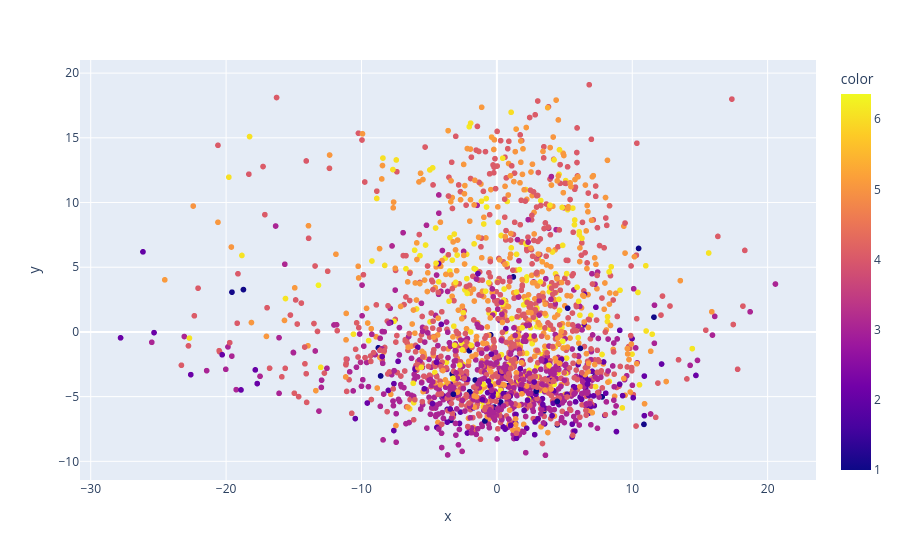
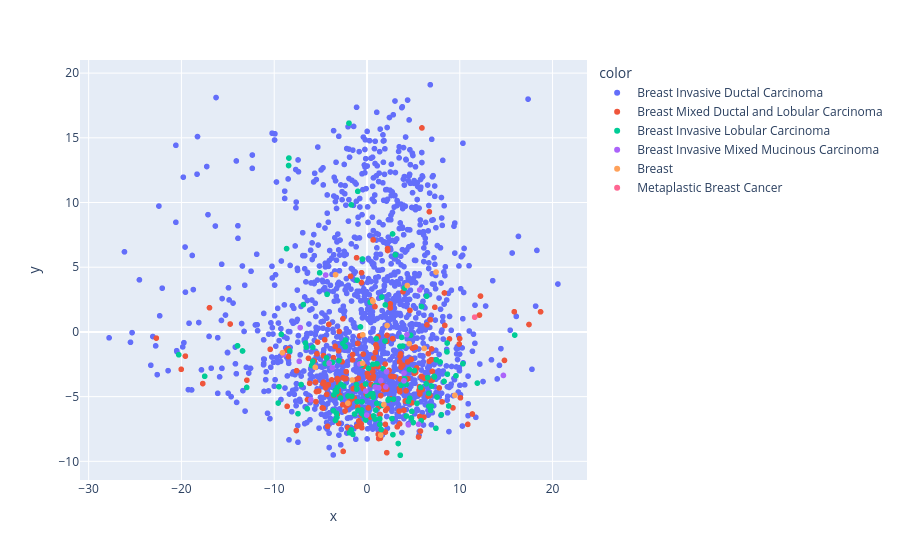

The notebook cell saved with these charts, in order:
### Code cell
fig = px.scatter(x=pca_mRNA_zscores[:, 0], y=pca_mRNA_zscores[:, 1], color=df["nottingham_prognostic_index"])
fig_standard_pca = px.scatter(x=pca_standard_mRNA_zscores[:, 0], y=pca_standard_mRNA_zscores[:, 1], color=df["cancer_type_detailed"])
fig.show()
fig_standard_pca.show()

### Figure 1 — Plotly figure (JSON) as saved in the notebook; plotly's stock layout.template omitted (floating-point values rounded to 4 significant figures; data arrays with more than 128 entries replaced by an {"elided": "..."} marker saying what was removed)
{"data": [{"hovertemplate": "x=%{x}<br>y=%{y}<br>color=%{marker.color}<extra></extra>", "legendgroup": "", "marker": {"color": {"elided": "1904 float values"}, "coloraxis": "coloraxis", "symbol": "circle"}, "mode": "markers", "name": "", "showlegend": false, "type": "scattergl", "x": {"elided": "1904 float values"}, "xaxis": "x", "y": {"elided": "1904 float values"}, "yaxis": "y"}], "layout": {"coloraxis": {"colorbar": {"title": {"text": "color"}}, "colorscale": [[0, "#0d0887"], [0.1111, "#46039f"], [0.2222, "#7201a8"], [0.3333, "#9c179e"], [0.4444, "#bd3786"], [0.5556, "#d8576b"], [0.6667, "#ed7953"], [0.7778, "#fb9f3a"], [0.8889, "#fdca26"], [1, "#f0f921"]]}, "legend": {"tracegroupgap": 0}, "margin": {"t": 60}, "xaxis": {"anchor": "y", "domain": [0, 1], "title": {"text": "x"}}, "yaxis": {"anchor": "x", "domain": [0, 1], "title": {"text": "y"}}}}

### Figure 2 — Plotly figure (JSON) as saved in the notebook; plotly's stock layout.template omitted (floating-point values rounded to 4 significant figures; data arrays with more than 128 entries replaced by an {"elided": "..."} marker saying what was removed)
{"data": [{"hovertemplate": "color=Breast Invasive Ductal Carcinoma<br>x=%{x}<br>y=%{y}<extra></extra>", "legendgroup": "Breast Invasive Ductal Carcinoma", "marker": {"color": "#636efa", "symbol": "circle"}, "mode": "markers", "name": "Breast Invasive Ductal Carcinoma", "showlegend": true, "type": "scattergl", "x": {"elided": "1500 float values"}, "xaxis": "x", "y": {"elided": "1500 float values"}, "yaxis": "y"}, {"hovertemplate": "color=Breast Mixed Ductal and Lobular Carcinoma<br>x=%{x}<br>y=%{y}<extra></extra>", "legendgroup": "Breast Mixed Ductal and Lobular Carcinoma", "marker": {"color": "#EF553B", "symbol": "circle"}, "mode": "markers", "name": "Breast Mixed Ductal and Lobular Carcinoma", "showlegend": true, "type": "scattergl", "x": {"elided": "207 float values"}, "xaxis": "x", "y": {"elided": "207 float values"}, "yaxis": "y"}, {"hovertemplate": "color=Breast Invasive Lobular Carcinoma<br>x=%{x}<br>y=%{y}<extra></extra>", "legendgroup": "Breast Invasive Lobular Carcinoma", "marker": {"color": "#00cc96", "symbol": "circle"}, "mode": "markers", "name": "Breast Invasive Lobular Carcinoma", "showlegend": true, "type": "scattergl", "x": {"elided": "142 float values"}, "xaxis": "x", "y": {"elided": "142 float values"}, "yaxis": "y"}, {"hovertemplate": "color=Breast Invasive Mixed Mucinous Carcinoma<br>x=%{x}<br>y=%{y}<extra></extra>", "legendgroup": "Breast Invasive Mixed Mucinous Carcinoma", "marker": {"color": "#ab63fa", "symbol": "circle"}, "mode": "markers", "name": "Breast Invasive Mixed Mucinous Carcinoma", "showlegend": true, "type": "scattergl", "x": [2.106, 4.467, 1.489, 5.687, -0.7848, 2.033, -4.082, 4.313, 14.7, 3.984, 1.257, -0.135, 3.98, 5.564, -7.299, 0.8986, -3.732, -7.196, -0.03041, -4.455, -6.057, -8.997], "xaxis": "x", "y": [-3.063, -7.179, -3.755, 3.243, -2.472, -4.249, -2.421, -0.198, -3.361, -3.175, -4.312, -4.572, -3.779, -7.13, -2.271, -4.261, -2.772, 0.3354, -6.425, 4.394, -5.237, -1.756], "yaxis": "y"}, {"hovertemplate": "color=Breast<br>x=%{x}<br>y=%{y}<extra></extra>", "legendgroup": "Breast", "marker": {"color": "#FFA15A", "symbol": "circle"}, "mode": "markers", "name": "Breast", "showlegend": true, "type": "scattergl", "x": [1.482, -0.4615, 7.44, 9.468, 6.165, 0.6247, 4.55, 0.6423, -1.602, -0.4736, -5.572, -3.39, 1.821, 2.167, -9.109, 4.346, -2.061], "xaxis": "x", "y": [-7.971, -0.2258, 4.626, -4.897, -1.273, 2.409, -0.9081, 2.353, -3.714, -2.422, -2.733, 4.419, -5.61, 0.4961, -1.601, 3.585, -5.504], "yaxis": "y"}, {"hovertemplate": "color=Metaplastic Breast Cancer<br>x=%{x}<br>y=%{y}<extra></extra>", "legendgroup": "Metaplastic Breast Cancer", "marker": {"color": "#FF6692", "symbol": "circle"}, "mode": "markers", "name": "Metaplastic Breast Cancer", "showlegend": true, "type": "scattergl", "x": [11.6], "xaxis": "x", "y": [1.143], "yaxis": "y"}], "layout": {"legend": {"title": {"text": "color"}, "tracegroupgap": 0}, "margin": {"t": 60}, "xaxis": {"anchor": "y", "domain": [0, 1], "title": {"text": "x"}}, "yaxis": {"anchor": "x", "domain": [0, 1], "title": {"text": "y"}}}}
